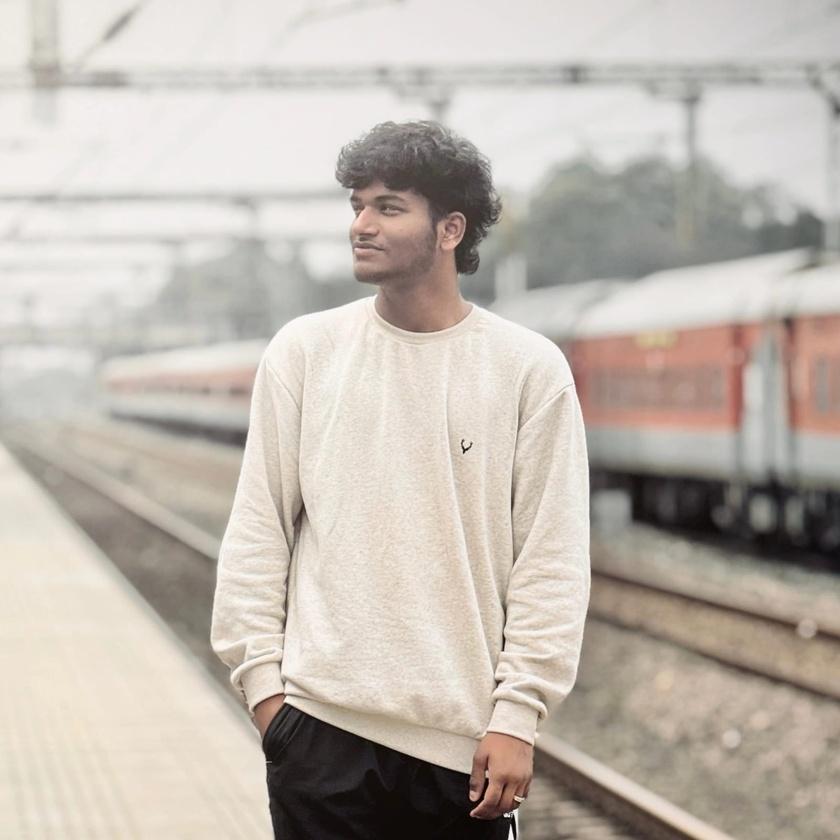
#> input picture shravin.jpeg, 840 x 840 px, shrunk from 1600 x 1600 before the run
$ jupyter execute 'exp-6 (3).ipynb'   (older library calls are emulated)
#> lines starting #> are read from the running program, lines starting #| are printed output that depends on the picture; after the words box and inside, x2 and y2 are one past the last pixel; in counts of white or black regions, pixels touching at a corner belong together
# =====================================================
# Program Developed By:
# Name: JANA SHRAVIN S
# Register Number: 212224243003
# =====================================================

[cell 1]
import cv2
import numpy as np
import matplotlib.pyplot as plt

image = cv2.imread('shravin.jpeg')  # Replace with your image path
#> image is the input picture: shape (840, 840, 3); mean B, G, R 175.9, 184.6, 192.6
gray_image = cv2.cvtColor(image, cv2.COLOR_BGR2GRAY)
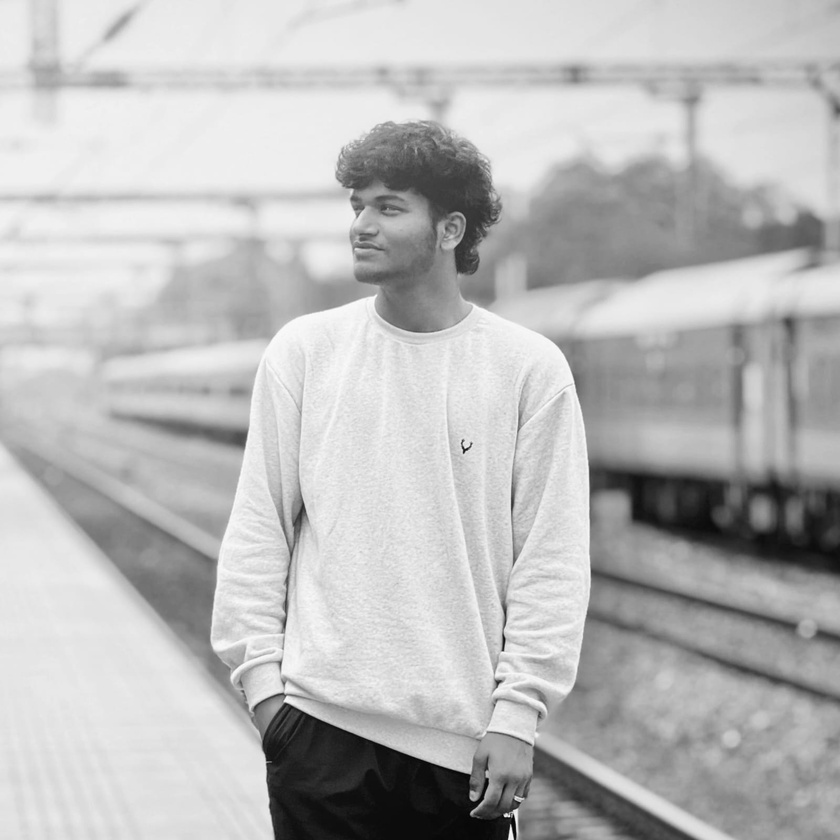
#> gray_image: shape (840, 840); min 1, max 253, mean 186
# Original Image
plt.imshow(cv2.cvtColor(image, cv2.COLOR_BGR2RGB))
plt.title('Original Image')
plt.axis('off')

[cell 2]
sobel_x = cv2.Sobel(gray_image, cv2.CV_64F, 1, 0, ksize=5)  # Sobel in x direction
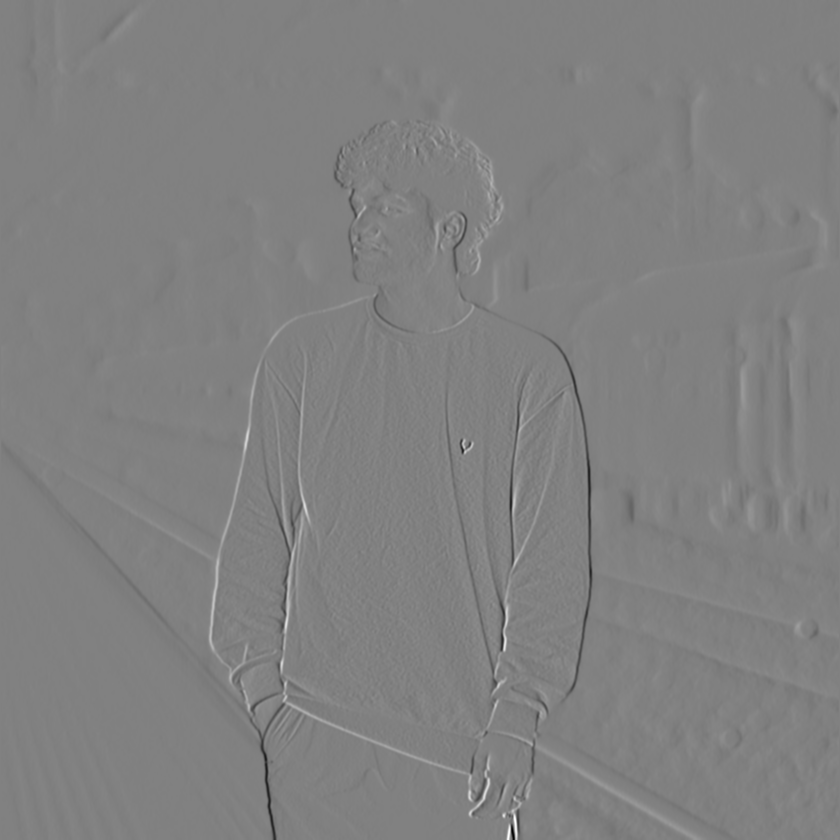
#> sobel_x: shape (840, 840) float64; min -10949, max 10689, mean -10.9; drawn with min black and max white
sobel_y = cv2.Sobel(gray_image, cv2.CV_64F, 0, 1, ksize=5)  # Sobel in y direction
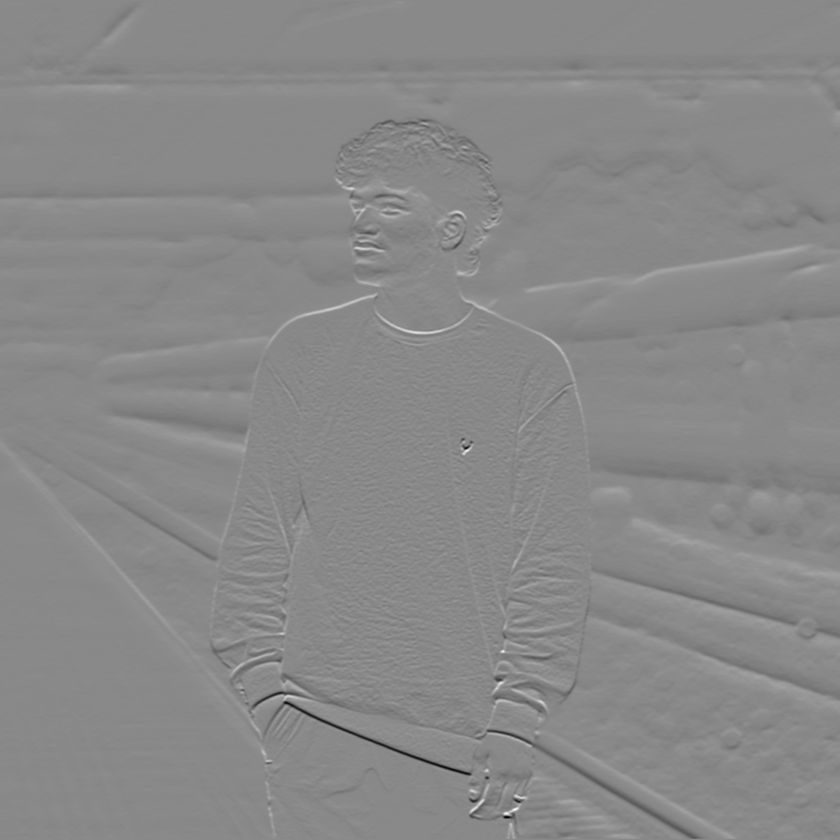
#> sobel_y: shape (840, 840) float64; min -9409, max 8085, mean -13.9; drawn with min black and max white
sobel_combined = cv2.magnitude(sobel_x, sobel_y)  # Combine both directions
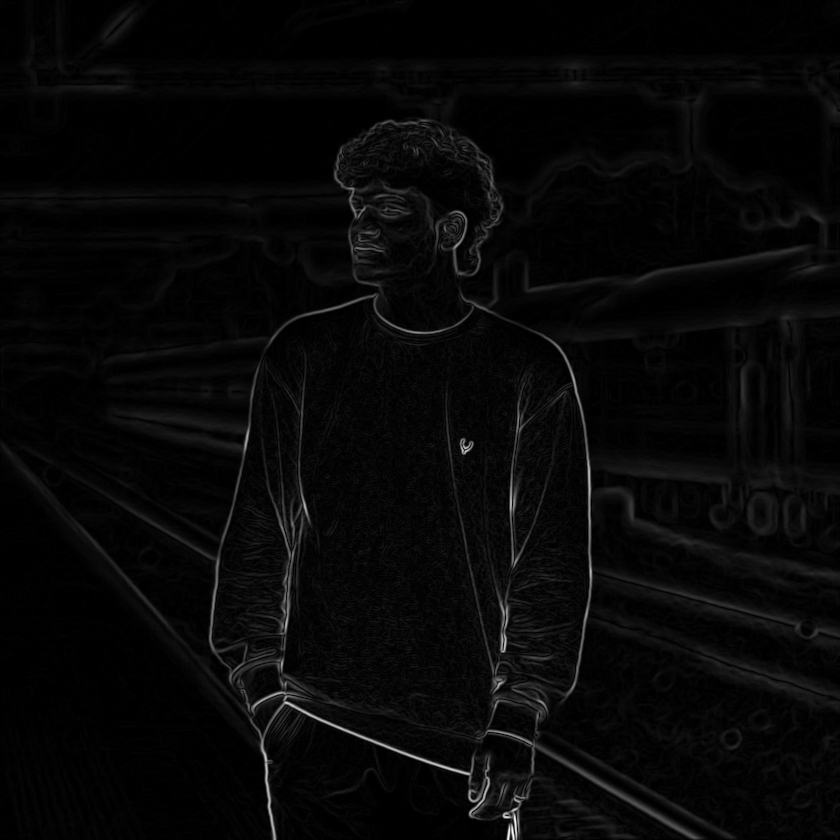
#> sobel_combined: shape (840, 840) float64; min 0, max 11114.2, mean 334.7; drawn with min black and max white
plt.imshow(sobel_combined, cmap='gray')
plt.title('Sobel Edge Detection')
plt.axis('off')

[cell 3]
import cv2
import numpy as np
import matplotlib.pyplot as plt

# Define Prewitt kernels
kernel_prewitt_x = np.array([[-1, 0, 1],
                             [-1, 0, 1],
                             [-1, 0, 1]], dtype=np.float32)

kernel_prewitt_y = np.array([[-1, -1, -1],
                             [ 0,  0,  0],
                             [ 1,  1,  1]], dtype=np.float32)

# Apply filters using cv2.filter2D
prewitt_x = cv2.filter2D(gray_image, cv2.CV_64F, kernel_prewitt_x)
prewitt_y = cv2.filter2D(gray_image, cv2.CV_64F, kernel_prewitt_y)

# Combine both directions
prewitt_combined = cv2.magnitude(prewitt_x, prewitt_y)

plt.imshow(prewitt_combined, cmap='gray')
plt.title('Prewitt Edge Detection')
plt.axis('off')

[cell 4]
import cv2
import numpy as np
import matplotlib.pyplot as plt

# Define Roberts Cross kernels
kernel_roberts_x = np.array([[ 1,  0],
                             [ 0, -1]], dtype=np.float32)

kernel_roberts_y = np.array([[ 0,  1],
                             [-1,  0]], dtype=np.float32)

# Apply filters using cv2.filter2D
roberts_x = cv2.filter2D(gray_image, cv2.CV_64F, kernel_roberts_x)
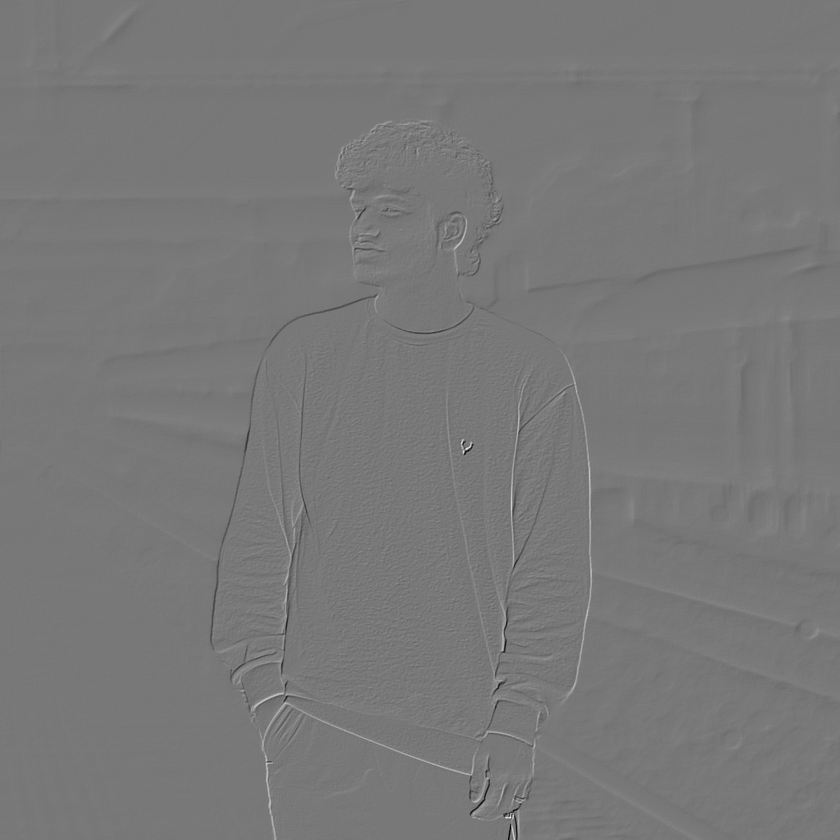
#> roberts_x: shape (840, 840) float64; min -186, max 208, mean 0.2; drawn with min black and max white
roberts_y = cv2.filter2D(gray_image, cv2.CV_64F, kernel_roberts_y)

# Combine both directions
roberts_combined = cv2.magnitude(roberts_x, roberts_y)

plt.imshow(roberts_combined, cmap='gray')
plt.title('Roberts Edge Detection')
plt.axis('off')

[cell 5]
laplacian = cv2.Laplacian(gray_image, cv2.CV_64F)
plt.imshow(laplacian, cmap='gray')
plt.title('Laplacian Edge Detection')
plt.axis('off')

[cell 6]
canny_edges = cv2.Canny(gray_image, 50, 150)
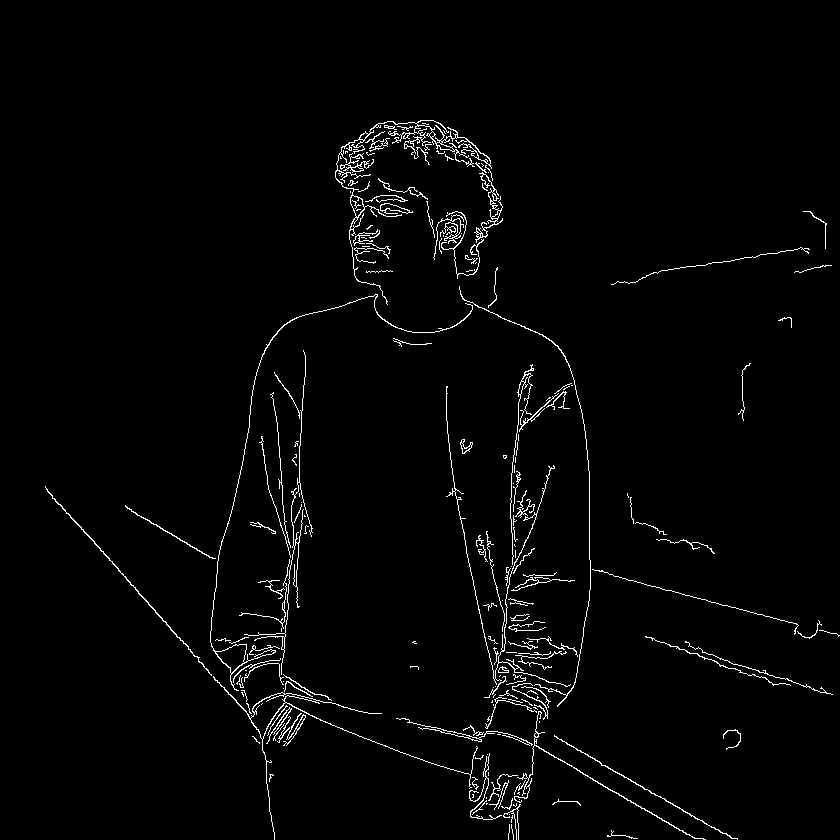
#> canny_edges: shape (840, 840); 2.1% white in thin lines or dots, all inside (x1, y1, x2, y2) = (45, 120, 840, 840)
plt.imshow(canny_edges, cmap='gray')
plt.title('Canny Edge Detection')
plt.axis('off')
